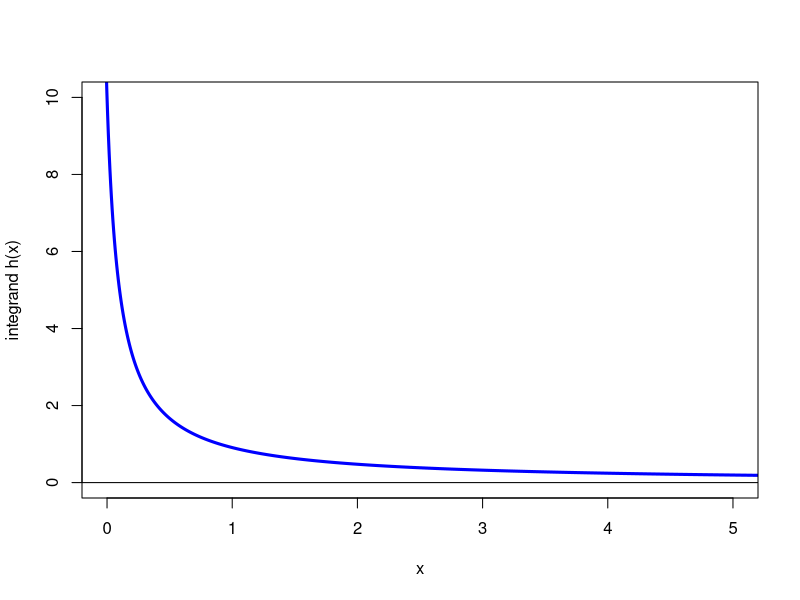

This figure's R source:
## ---- chunk 1
n <- 1e6
samples <- runif(n, -1, 2)
mean(samples^4)
## ---- chunk 2
n <- 1e6
xsamples <- rnorm(n)
ysamples <- rnorm(n)
mean(pmax(xsamples, ysamples))
## ---- chunk 3
r <- 1
n <- 1e6
rain_x <- runif(n, -r, r)
rain_y <- runif(n, -r, r)
in_can <- function(x, y) x^2 + y^2 <= r^2
mean(in_can(rain_x, rain_y))
## ---- chunk 4
n_small <- 1000
var_est <- var(in_can(rain_x[1:n_small], rain_y[1:n_small]))
var_est / (2.5e-7)^2
## ---- chunk 5
n <- 1e6
integrand <- function(x) 1 / (x + 0.1)
samples1 <- runif(n, 0, 5)
mean(5 * integrand(samples1))
## ---- chunk 6
#| code-fold: true
curve(
  integrand, n = 1001, from = -0.05, to = 6,
  col = "blue", lwd = 3,
  xlab = "x", ylab = "integrand h(x)", xlim = c(0,5), ylim = c(0, 10)
)
abline(h = 0)
## ---- chunk 7
pdf <- function(x) dexp(x, 1)
phi <- function(x) (integrand(x) / pdf(x)) * (x <= 5)
samples2 <- rexp(n, 1)
mean(phi(samples2))
## ---- chunk 8
var(5 * integrand(samples1)) / n
var(phi(samples2)) / n
## ---- chunk 9
n <- 1e6
samples <- rexp(n, 1)
mean(samples^2.1)
## ---- chunk 10
mean(samples^2.1 - samples^2) + 2
## ---- chunk 11
var(samples^2.1) / n
## ---- chunk 12
var(samples^2.1 - samples^2) / n
